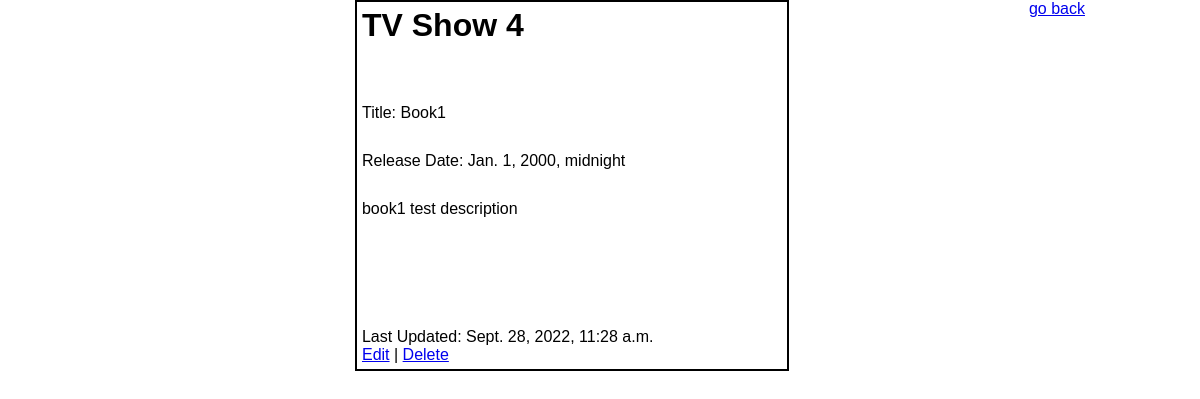
Page /shows/4 on the earlier database version.
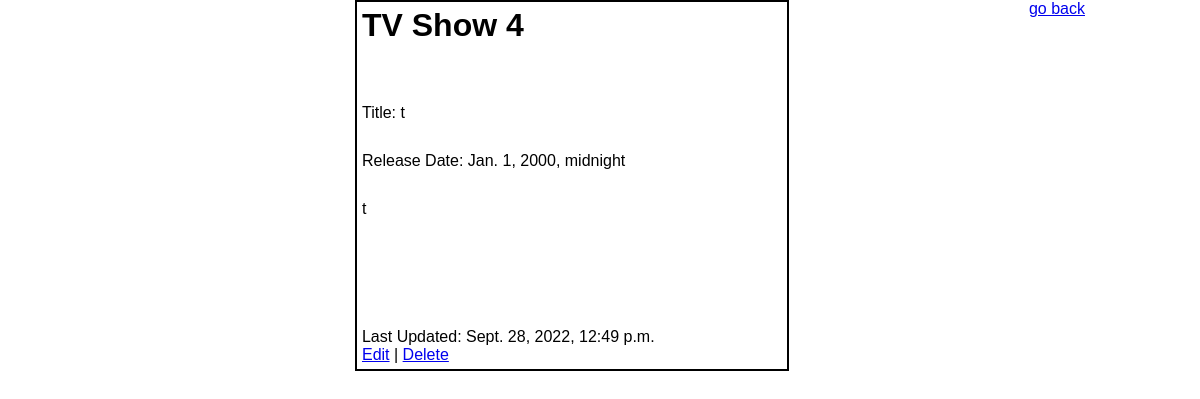
Same page on the later database version.
### app_one/models.py (models this page shows)
class Show(models.Model):
    title = models.CharField(max_length=255)
    network = models.CharField(max_length=255)
    desc = models.TextField(default="")
    released_at = models.DateTimeField()
    created_at = models.DateTimeField(auto_now_add=True)
    updated_at = models.DateTimeField(auto_now=True)
    objects = ShowManager()

### app_one/views.py (the view)
# urls.py: path('shows/<int:id>',views.show_id),
def show_id(request,id):
    show = Show.objects.get(id=id)
    context = {
        "show": show,
    }
    return render(request,'show_info.html',context)

### app_one/templates/show_info.html (shortened to what this page needs)
<!DOCTYPE html>
<html lang="en">
<head>
</head>
<body>
    <div class="container">
        <div class="header">
            <h1>TV Show {{ show.id }}</h1>
        </div>
        <div class="middle-body">
            <label for="">Title: {{ show.title }}</label>
            <label for="">Release Date: {{ show.released_at }}</label>
            <p>{{ show.desc }}</p>
        </div>
        <div class="updated">
            <label for="">Last Updated: {{ show.updated_at }}</label>
            <div>
                <a href="/shows/{{ show.id }}/edit">Edit</a> <span> |</span>
                <a href="/shows/{{ show.id }}/destroy">Delete</a>
            </div>
        </div>
    </div>
</body>
<a href="\">go back</a>
</html>

Differences in the rows shown:
changed Show id 4: title "Book1" → "t"; desc "book1 test description" → "t"; updated_at "Sept. 28, 2022, 11:28 a.m." → "Sept. 28, 2022, 12:49 p.m."
